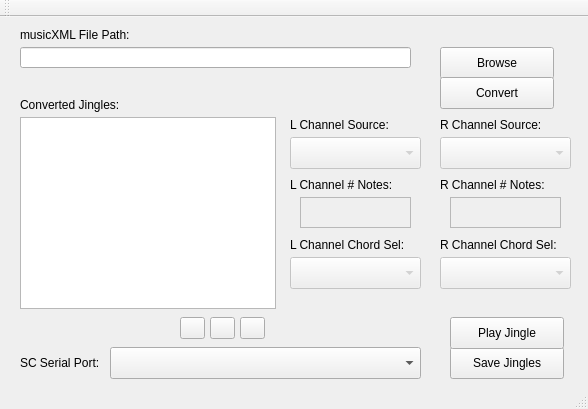
<?xml version="1.0" encoding="UTF-8"?>
<ui version="4.0">
 <class>MainWindow</class>
 <widget class="QMainWindow" name="MainWindow">
  <property name="geometry">
   <rect>
    <x>0</x>
    <y>0</y>
    <width>588</width>
    <height>409</height>
   </rect>
  </property>
  <property name="windowTitle">
   <string>Steam Controller Jingle Converter</string>
  </property>
  <widget class="QWidget" name="centralWidget">
   <widget class="QPushButton" name="browsePushButton">
    <property name="geometry">
     <rect>
      <x>440</x>
      <y>30</y>
      <width>114</width>
      <height>32</height>
     </rect>
    </property>
    <property name="text">
     <string>Browse</string>
    </property>
   </widget>
   <widget class="QPushButton" name="convertPushButton">
    <property name="geometry">
     <rect>
      <x>440</x>
      <y>60</y>
      <width>114</width>
      <height>32</height>
     </rect>
    </property>
    <property name="text">
     <string>Convert</string>
    </property>
   </widget>
   <widget class="QLabel" name="label">
    <property name="geometry">
     <rect>
      <x>20</x>
      <y>80</y>
      <width>121</width>
      <height>16</height>
     </rect>
    </property>
    <property name="text">
     <string>Converted Jingles:</string>
    </property>
   </widget>
   <widget class="QLabel" name="label_2">
    <property name="geometry">
     <rect>
      <x>20</x>
      <y>10</y>
      <width>171</width>
      <height>16</height>
     </rect>
    </property>
    <property name="text">
     <string>musicXML File Path:</string>
    </property>
   </widget>
   <widget class="QLabel" name="label_3">
    <property name="geometry">
     <rect>
      <x>290</x>
      <y>100</y>
      <width>151</width>
      <height>16</height>
     </rect>
    </property>
    <property name="text">
     <string>L Channel Source:</string>
    </property>
   </widget>
   <widget class="QLabel" name="label_5">
    <property name="geometry">
     <rect>
      <x>290</x>
      <y>160</y>
      <width>151</width>
      <height>16</height>
     </rect>
    </property>
    <property name="text">
     <string>L Channel # Notes:</string>
    </property>
   </widget>
   <widget class="QLabel" name="label_7">
    <property name="geometry">
     <rect>
      <x>290</x>
      <y>220</y>
      <width>151</width>
      <height>16</height>
     </rect>
    </property>
    <property name="text">
     <string>L Channel Chord Sel:</string>
    </property>
   </widget>
   <widget class="QLabel" name="label_9">
    <property name="geometry">
     <rect>
      <x>20</x>
      <y>330</y>
      <width>121</width>
      <height>31</height>
     </rect>
    </property>
    <property name="text">
     <string>SC Serial Port:</string>
    </property>
   </widget>
   <widget class="QComboBox" name="serialPortComboBox">
    <property name="geometry">
     <rect>
      <x>110</x>
      <y>330</y>
      <width>311</width>
      <height>32</height>
     </rect>
    </property>
   </widget>
   <widget class="QPushButton" name="saveJinglesPushButton">
    <property name="enabled">
     <bool>true</bool>
    </property>
    <property name="geometry">
     <rect>
      <x>450</x>
      <y>330</y>
      <width>114</width>
      <height>32</height>
     </rect>
    </property>
    <property name="text">
     <string>Save Jingles</string>
    </property>
   </widget>
   <widget class="QComboBox" name="comboBox_2">
    <property name="enabled">
     <bool>false</bool>
    </property>
    <property name="geometry">
     <rect>
      <x>290</x>
      <y>120</y>
      <width>131</width>
      <height>32</height>
     </rect>
    </property>
   </widget>
   <widget class="QComboBox" name="comboBox_3">
    <property name="enabled">
     <bool>false</bool>
    </property>
    <property name="geometry">
     <rect>
      <x>290</x>
      <y>240</y>
      <width>131</width>
      <height>32</height>
     </rect>
    </property>
   </widget>
   <widget class="QTextEdit" name="musicXmlPathTextEdit_2">
    <property name="enabled">
     <bool>false</bool>
    </property>
    <property name="geometry">
     <rect>
      <x>300</x>
      <y>180</y>
      <width>111</width>
      <height>31</height>
     </rect>
    </property>
   </widget>
   <widget class="QComboBox" name="comboBox_4">
    <property name="enabled">
     <bool>false</bool>
    </property>
    <property name="geometry">
     <rect>
      <x>440</x>
      <y>120</y>
      <width>131</width>
      <height>32</height>
     </rect>
    </property>
   </widget>
   <widget class="QLabel" name="label_4">
    <property name="geometry">
     <rect>
      <x>440</x>
      <y>100</y>
      <width>151</width>
      <height>16</height>
     </rect>
    </property>
    <property name="text">
     <string>R Channel Source:</string>
    </property>
   </widget>
   <widget class="QComboBox" name="comboBox_5">
    <property name="enabled">
     <bool>false</bool>
    </property>
    <property name="geometry">
     <rect>
      <x>440</x>
      <y>240</y>
      <width>131</width>
      <height>32</height>
     </rect>
    </property>
   </widget>
   <widget class="QLabel" name="label_6">
    <property name="geometry">
     <rect>
      <x>440</x>
      <y>160</y>
      <width>151</width>
      <height>16</height>
     </rect>
    </property>
    <property name="text">
     <string>R Channel # Notes:</string>
    </property>
   </widget>
   <widget class="QTextEdit" name="musicXmlPathTextEdit_3">
    <property name="enabled">
     <bool>false</bool>
    </property>
    <property name="geometry">
     <rect>
      <x>450</x>
      <y>180</y>
      <width>111</width>
      <height>31</height>
     </rect>
    </property>
   </widget>
   <widget class="QLabel" name="label_8">
    <property name="geometry">
     <rect>
      <x>440</x>
      <y>220</y>
      <width>151</width>
      <height>16</height>
     </rect>
    </property>
    <property name="text">
     <string>R Channel Chord Sel:</string>
    </property>
   </widget>
   <widget class="QPushButton" name="playJinglePushButton">
    <property name="enabled">
     <bool>true</bool>
    </property>
    <property name="geometry">
     <rect>
      <x>450</x>
      <y>300</y>
      <width>114</width>
      <height>32</height>
     </rect>
    </property>
    <property name="text">
     <string>Play Jingle</string>
    </property>
   </widget>
   <widget class="QToolButton" name="delJingleToolButton">
    <property name="geometry">
     <rect>
      <x>240</x>
      <y>300</y>
      <width>25</width>
      <height>22</height>
     </rect>
    </property>
    <property name="text">
     <string/>
    </property>
   </widget>
   <widget class="QToolButton" name="mvJingleUpToolButton">
    <property name="geometry">
     <rect>
      <x>180</x>
      <y>300</y>
      <width>25</width>
      <height>22</height>
     </rect>
    </property>
    <property name="text">
     <string/>
    </property>
   </widget>
   <widget class="QToolButton" name="mvJingleDownToolButton">
    <property name="geometry">
     <rect>
      <x>210</x>
      <y>300</y>
      <width>25</width>
      <height>22</height>
     </rect>
    </property>
    <property name="text">
     <string/>
    </property>
   </widget>
   <widget class="QLineEdit" name="musicXmlPathLineEdit">
    <property name="geometry">
     <rect>
      <x>20</x>
      <y>30</y>
      <width>391</width>
      <height>21</height>
     </rect>
    </property>
   </widget>
   <widget class="QListWidget" name="jingleListWidget">
    <property name="geometry">
     <rect>
      <x>20</x>
      <y>100</y>
      <width>256</width>
      <height>192</height>
     </rect>
    </property>
   </widget>
  </widget>
  <widget class="QMenuBar" name="menuBar">
   <property name="geometry">
    <rect>
     <x>0</x>
     <y>0</y>
     <width>588</width>
     <height>22</height>
    </rect>
   </property>
  </widget>
  <widget class="QToolBar" name="mainToolBar">
   <attribute name="toolBarArea">
    <enum>TopToolBarArea</enum>
   </attribute>
   <attribute name="toolBarBreak">
    <bool>false</bool>
   </attribute>
  </widget>
  <widget class="QStatusBar" name="statusBar"/>
 </widget>
 <layoutdefault spacing="6" margin="11"/>
 <resources/>
 <connections/>
</ui>
